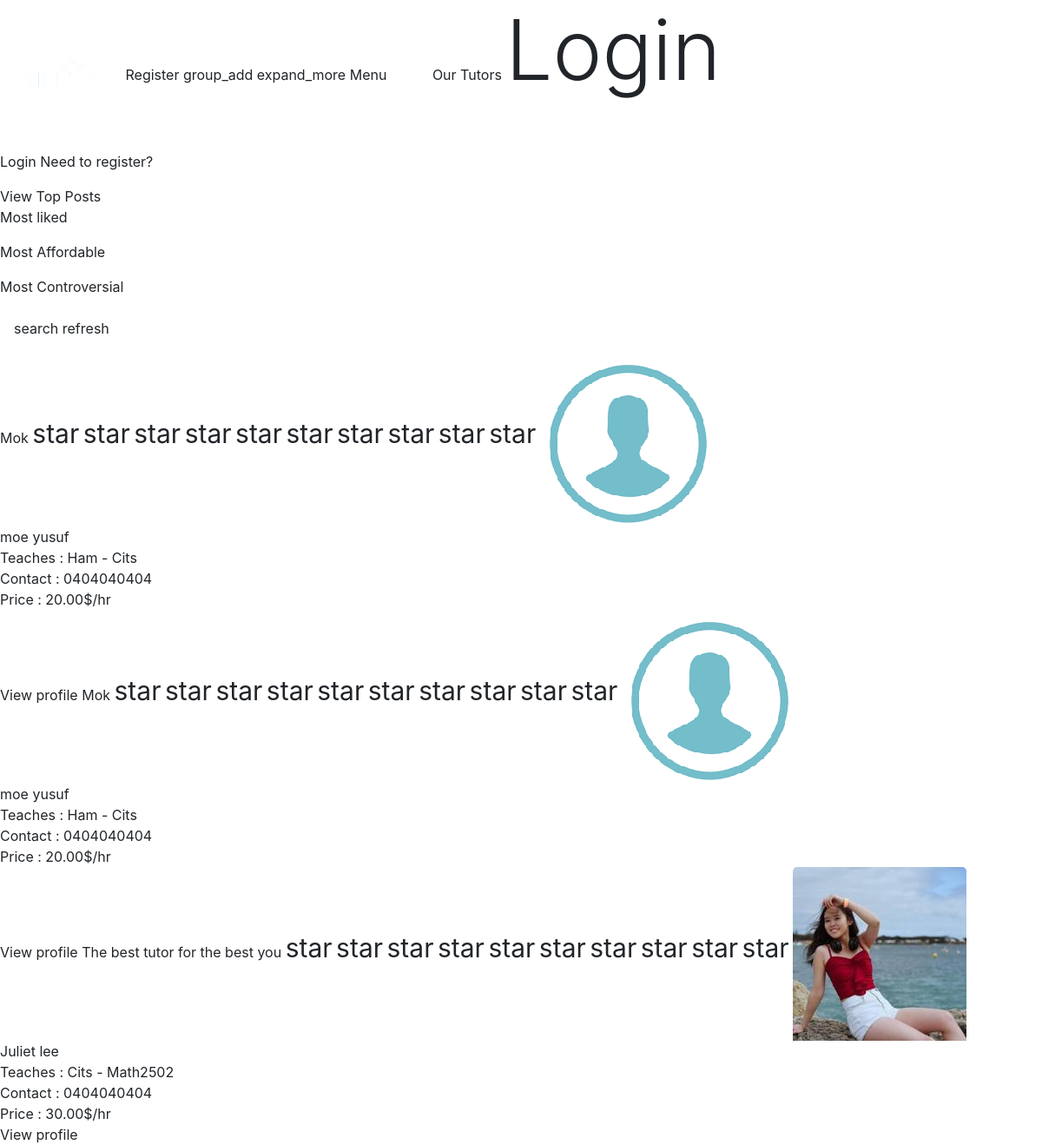
The page /marketplace/ on the database as committed earlier.
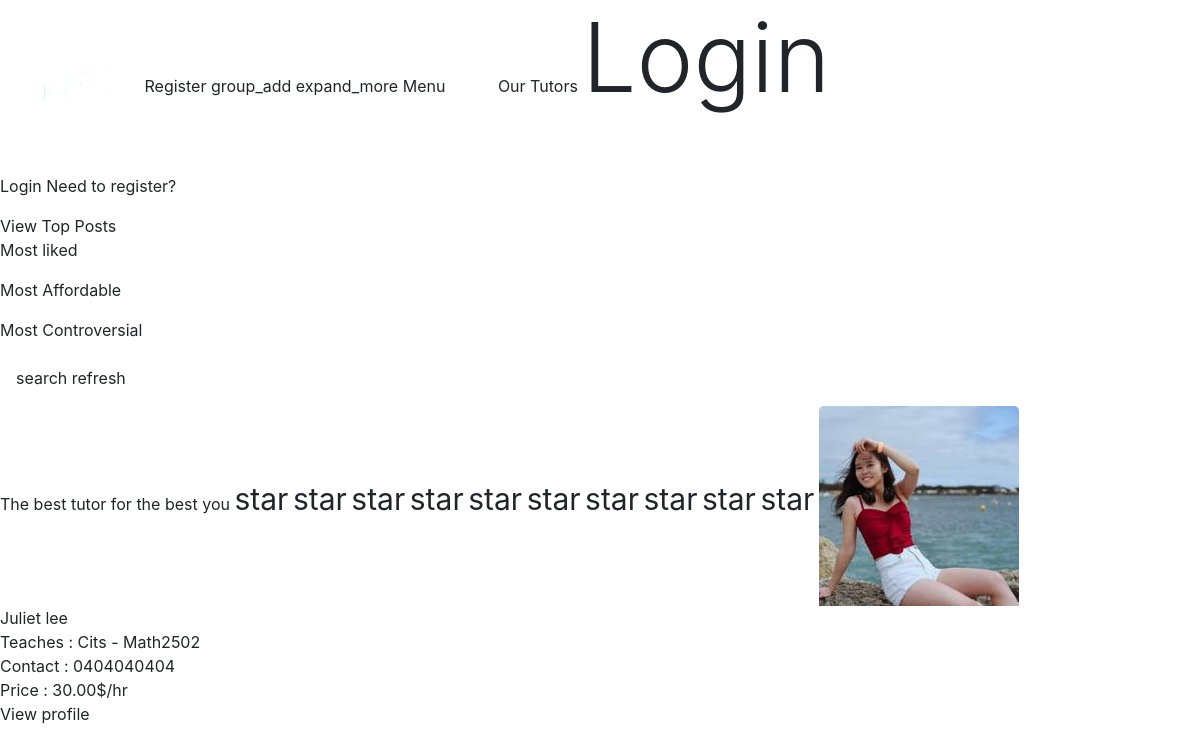
The same page on the database as committed later.
### blog/models.py (models this page shows, shortened)
class Ad(models.Model):
    author = models.ForeignKey(User, on_delete=models.CASCADE)
    title = models.CharField(max_length=100, default = "Hey, I am here to help you")
    date = models.DateTimeField(default=timezone.now)
    subject = models.CharField(max_length=100) #or use foreign key
    unit = models.CharField(max_length=100, blank=True)
    description = models.TextField()
    price = models.DecimalField(max_digits=10, decimal_places=2, default = 25.00)

### users/models.py (models this page shows, shortened)
class Profile(models.Model):
    user = models.OneToOneField(User, on_delete=models.CASCADE)
    tutor = models.BooleanField(default=False)
    pic = models.ImageField(upload_to = 'profile_pic', default = 'download.png')
    phone = models.CharField(max_length=30, default = "0404040404")
    is_active = models.BooleanField(default=False)

### blog/views.py (the view, shortened to what this page needs)
# urls.py: path('marketplace/', views.marketplace, name='blog-marketplace'),
def marketplace(request):
    user = request.user
    realAds = Ad.objects.all().order_by("-date").annotate(average_rating=Avg('rate__rating')).annotate(Counted=Count('rate__rating'))
    if request.method == 'GET':
        if 'refresh'in request.GET:
            realAds = Ad.objects.all().annotate(average_rating=Avg('rate__rating')).annotate(Counted=Count('rate__rating'))
    context = {
        'ads': realAds,
        'user': user
    }
    return render(request, 'blog/TutorialPage.html', context)

### users/views.py (called while the page is built)
@register.filter
def get_range(value):
    return range(value)

### blog/templates/blog/TutorialPage.html (shortened to what the changed rows need)
{% extends 'blog/layout.html' %}
{% block content %}
                <v-layout column justify-space-around >
                    {% if ads|length > 0 %}
                    <v-container fluid >
                        <v-flex mt-0>
                            <v-layout row wrap justify-space-around>
                        {% for ad in ads %}
                    <v-flex xs10  sm8 md5 mt-3>
                    <v-card   class=" pb-0 pt-3"
                    class="rounded-card"
                    >
                    <v-layout column  justify-space-around>
                        <v-flex >
                            <v-card-text class = "font-weight-thin title text-center pt-0 pb-1"> {{ad.title}} </v-card-text>
                        </v-flex>
                        <v-flex text-center>
                            {% if ad.average_rating %}
                            {% for n in ad.average_rating|rounding|get_range %}
                            <span><v-icon color="amber darken-2"  class = "starry" >star</v-icon></span>
                            {%endfor%}
                            {%for i in 10|subtract:ad.average_rating|rounding|get_range %}
                            <span><v-icon color="gray darken-2  " class = "starry">star</v-icon></span>
                            {%endfor%}
                            {%else%}
                            {%for i in 10|get_range %}
                            <span><v-icon  color="gray darken-2" class = "starry" >star</v-icon></span>
                            {%endfor%}
                            {%endif%}
                        </v-flex>
                    <v-flex>
                        <v-layout row justifiy-space-around>
                            <v-flex xs5 offset-xs1  mt-3 pa-3 offset-md1 >
                                    <v-avatar
                                    tile
                                  size="130"
                                  color="grey lighten-4"
                                >
                                  <img src="{{ ad.author.profile.pic.url }}" alt="avatar">
                                </v-avatar>
                            </v-flex>
                            <v-flex xs8 offset-xs1  mt-3 pa-3 md9>
                                    <div class="headline">{{ ad.author.first_name }} {{ ad.author.last_name }}</div>
                                    <div class = "units">Teaches : {{ad.subject.capitalize}} - {{ad.unit.capitalize}}</div>
                                    <div>Contact : {{ad.author.profile.phone}}</div>
                                    <div>Price   : {{ad.price}}$/hr</div>
                    </v-layout>
                     <v-flex xs12>
                            <v-btn  class = "ma-0 nodecor" href = "/user/{{ad.author.id}}" block dark color = "blue">View profile</v-btn>
                        </v-flex>
                    </v-card>
                    </v-flex>
                    {%endfor%}
                  </v-layout>
                                                                          </v-container>
                          </v-layout>
                            </v-content>
                    {%else%}
    <v-container   grid-list-xl  >
        <v-text text-center class = "display-1">No Ads found</v-text>
         <v-divider inset></v-divider>
   </v-container>
   {%endif%}
        {% endblock %}

Rows that differ between the two databases and show on the page:
removed Ad: title "Mok", author.profile.pic (picture), author.first_name "moe", author.last_name "yusuf", subject "Ham", unit "Cits", author.profile.phone "0404040404", price "20.00"
removed Ad: title "Mok", author.profile.pic (picture), author.first_name "moe", author.last_name "yusuf", subject "Ham", unit "Cits", author.profile.phone "0404040404", price "20.00"
